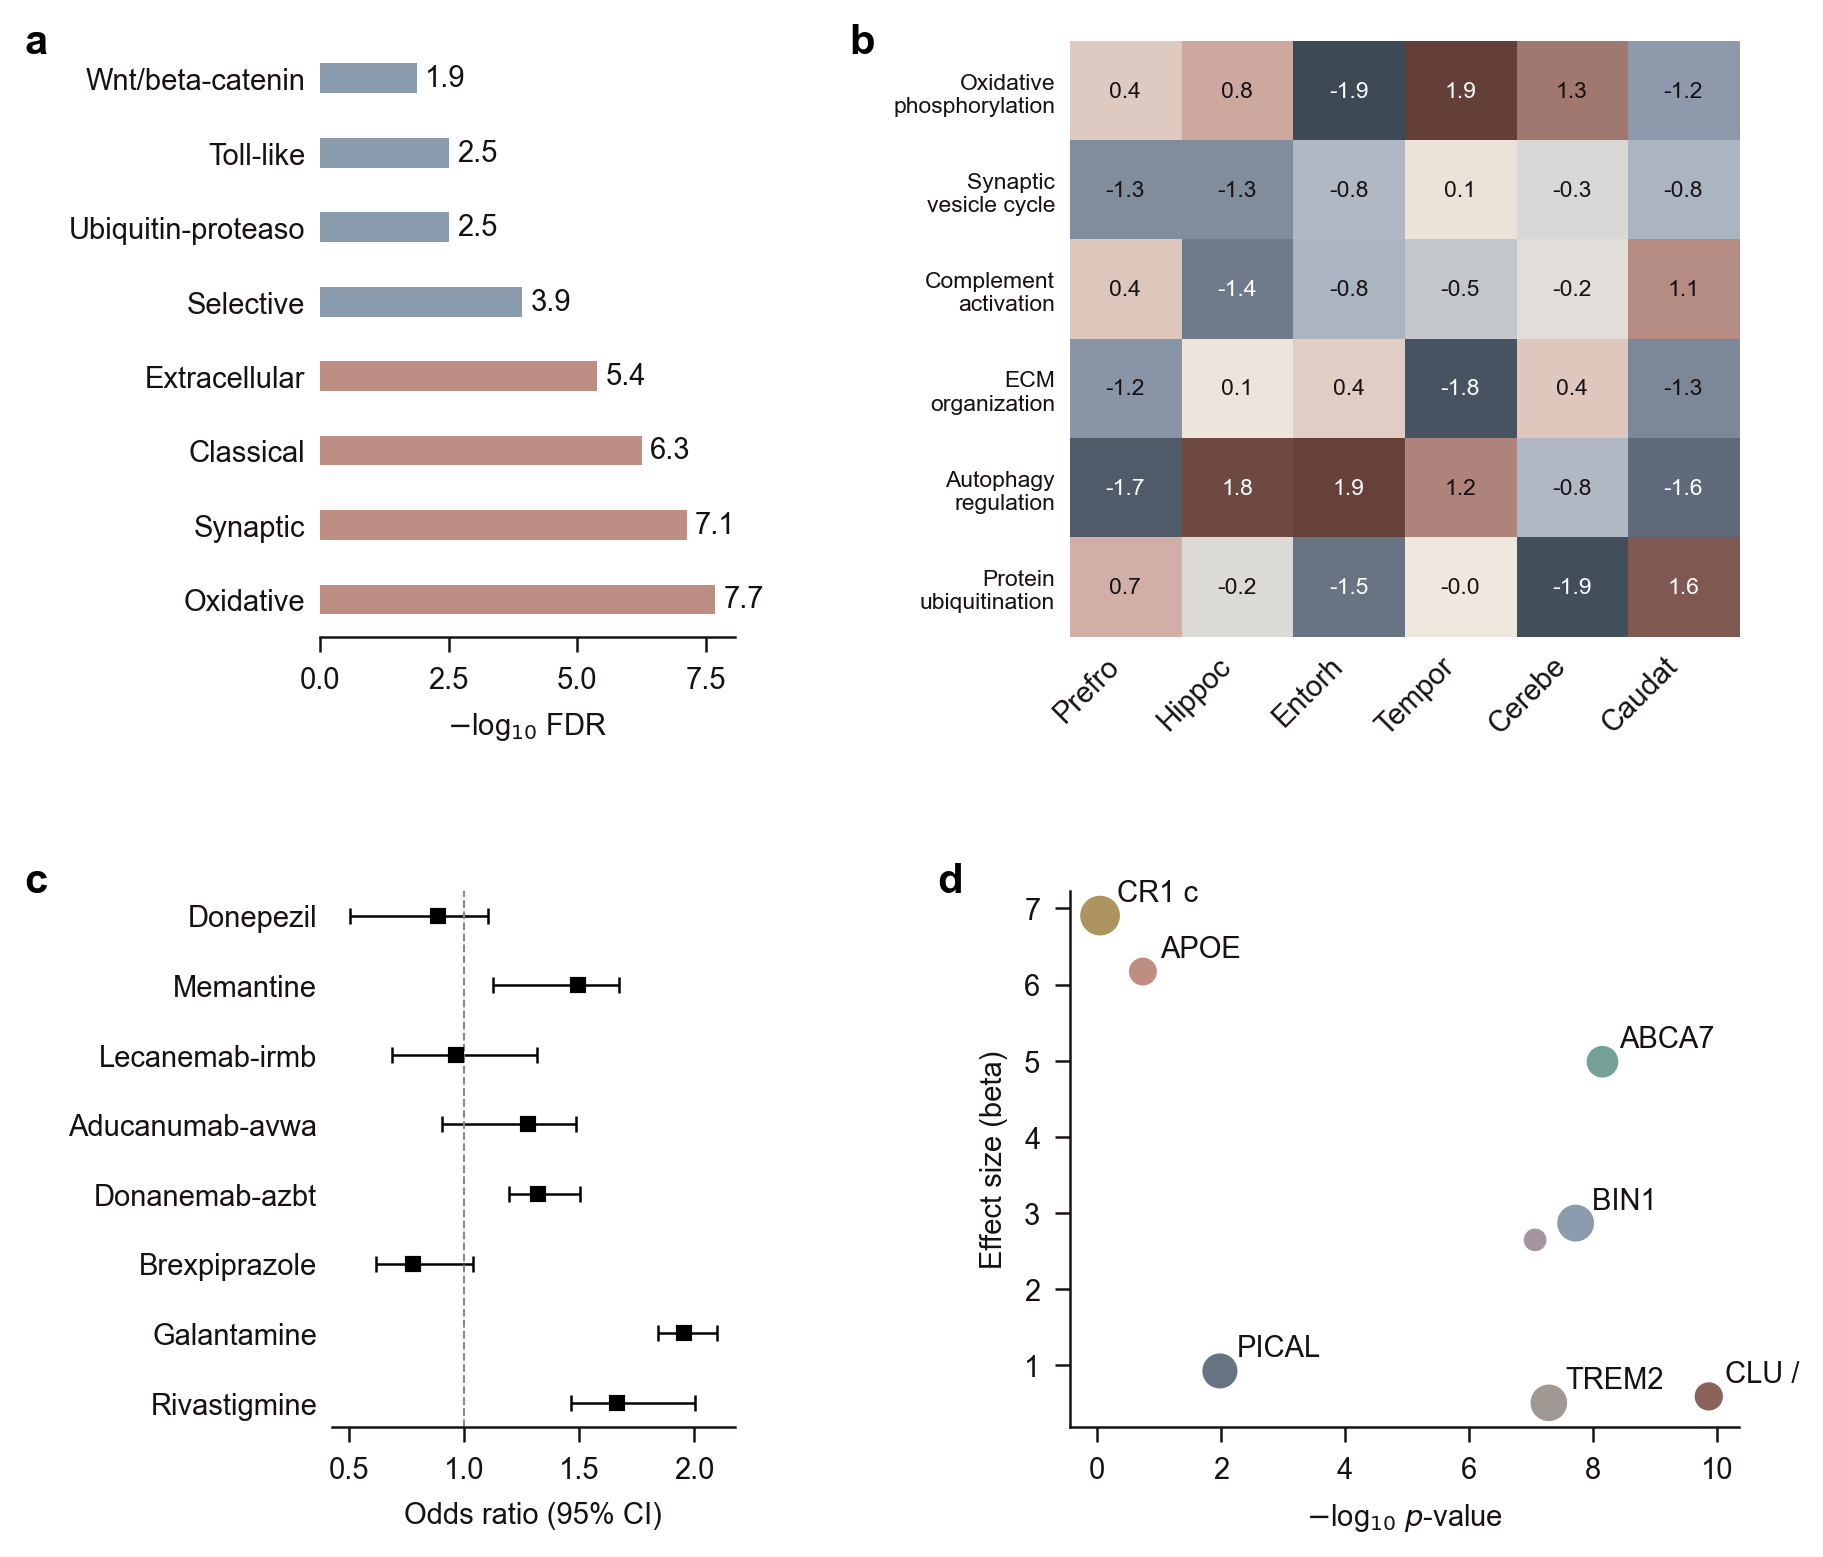

The script that saved this image:
"""
Stress test: 4 panels with long labels — barh, heatmap, forest, scatter.

Tests: long pathway/drug/gene names, multiline heatmap labels, labeled
scatter points, cross-panel label collisions.
"""
import sys, os
import matplotlib
matplotlib.use("Agg")
sys.path.insert(0, os.path.dirname(os.path.abspath(__file__)))

import matplotlib.pyplot as plt
import numpy as np
from matplotlib.colors import Normalize
from nature_figure_utils import (
    retro_style, trim_axes, save_for_review,
    add_panel_labels, detect_overlaps, fix_overlaps,
    contain_panels, align_left_edges,
    RUST, GRAY, BLUE, GOLD, SAGE, PLUM,
    INK, BG, BG_COLORS, ALPHA,
    CMAP_RUST, CMAP_DIVERGE,
)

np.random.seed(42)
FS = 7

colors = retro_style()

# Long biological labels for stress testing (60-80 chars each)
PATHWAYS = [
    "Oxidative phosphorylation and mitochondrial electron transport chain assembly",
    "Synaptic vesicle exocytosis and clathrin-mediated endocytosis cycle regulation",
    "Classical complement activation cascade from C1q binding to MAC formation",
    "Extracellular matrix metalloproteinase-mediated collagen remodeling pathway",
    "Selective macroautophagy and PINK1/Parkin-mediated mitophagy signaling",
    "Ubiquitin-proteasome-mediated targeted protein degradation via K48 chains",
    "Toll-like receptor 4 signaling through MyD88-dependent cytokine production",
    "Wnt/beta-catenin canonical signaling regulating hippocampal neurogenesis",
]

DRUGS = [
    "Donepezil hydrochloride (Aricept) — acetylcholinesterase inhibitor, 10mg daily",
    "Memantine extended-release (Namenda XR) — NMDA receptor antagonist, 28mg",
    "Lecanemab-irmb (Leqembi) — anti-amyloid-beta protofibril antibody, IV biweekly",
    "Aducanumab-avwa (Aduhelm) — amyloid-beta plaque-directed antibody, IV monthly",
    "Donanemab-azbt (Kisunla) — anti-pyroglutamate amyloid-beta antibody, IV monthly",
    "Brexpiprazole (Rexulti) — serotonin-dopamine activity modulator for AD agitation",
    "Galantamine hydrobromide ER (Razadyne ER) — dual cholinesterase/nicotinic modulator",
    "Rivastigmine transdermal (Exelon Patch) — pseudo-irreversible ChE inhibitor",
]

GENES_CHR = [
    "APOE epsilon 4 allele — late-onset Alzheimer risk (chr19q13.32)",
    "CLU / Apolipoprotein J — amyloid-beta clearance (chr8p21.1)",
    "BIN1 / Amphiphysin II — clathrin-mediated endocytosis (chr2q14.3)",
    "PICALM — endocytic adaptor at presynaptic terminals (chr11q14.2)",
    "CR1 complement receptor 1 — innate immune regulation (chr1q32.2)",
    "ABCA7 — lipid transporter for phagocytic clearance (chr19p13.3)",
    "SORL1 — APP trafficking receptor with LDLR repeats (chr11q24.1)",
    "TREM2 — microglial innate immune lipid sensor (chr6p21.1)",
]

# ── Layout: 2 rows × 2 columns ──────────────────────────────────
fig, axd = plt.subplot_mosaic(
    [["a", "b"],
     ["c", "d"]],
    figsize=(7.2, 6),
    gridspec_kw=dict(height_ratios=[1, 0.9]),
)
fig.subplots_adjust(hspace=0.45, wspace=0.5)

# ══ a — barh with long pathway names ════════════════════════════
ax = axd["a"]
vals_a = np.sort(np.random.uniform(1.5, 8, len(PATHWAYS)))[::-1]
yp = np.arange(len(PATHWAYS))
bars = ax.barh(yp, vals_a, height=0.4,
               color=[RUST["300"]]*(len(PATHWAYS)//2) + [BLUE["300"]]*(len(PATHWAYS) - len(PATHWAYS)//2),
               edgecolor="none", alpha=ALPHA["bar"])
ax.set_yticks(yp)
ax.set_yticklabels(PATHWAYS, fontsize=FS)
ax.set_xlabel("$-$log$_{10}$ FDR", fontsize=FS)
ax.set_ylim(-0.5, len(PATHWAYS) - 0.5)
pad = (ax.get_xlim()[1] - ax.get_xlim()[0]) * 0.02
for bar, v in zip(bars, vals_a):
    ax.text(bar.get_width() + pad, bar.get_y() + bar.get_height()/2,
            f"{v:.1f}", va="center", ha="left", fontsize=FS, color=INK)
ax.spines["left"].set_visible(False)
ax.tick_params(axis="y", length=0)

# ══ b — heatmap 6×6 with multiline row/col labels ═══════════════
ax = axd["b"]
hm = np.random.uniform(-2, 2, (6, 6))
row_labels = ["Oxidative\nphosphorylation", "Synaptic\nvesicle cycle",
              "Complement\nactivation", "ECM\norganization",
              "Autophagy\nregulation", "Protein\nubiquitination"]
col_labels = ["Prefrontal\ncortex", "Hippocampus\nCA1", "Entorhinal\ncortex",
              "Temporal\ncortex", "Cerebellum", "Caudate\nnucleus"]
im = ax.imshow(hm, cmap=CMAP_DIVERGE, aspect="auto", vmin=-2, vmax=2)
ax.set_xticks(range(6))
ax.set_xticklabels(col_labels, fontsize=5.5, rotation=45, ha="right")
ax.set_yticks(range(6))
ax.set_yticklabels(row_labels, fontsize=5.5)
for sp in ax.spines.values(): sp.set_visible(False)
ax.tick_params(length=0)
norm = Normalize(-2, 2)
for i in range(6):
    for j in range(6):
        rgba = CMAP_DIVERGE(norm(hm[i,j]))
        br = 0.299*rgba[0] + 0.587*rgba[1] + 0.114*rgba[2]
        ax.text(j, i, f"{hm[i,j]:.1f}", ha="center", va="center",
                fontsize=5.5, color="white" if br < 0.5 else INK)

# ══ c — forest plot with long drug names ═════════════════════════
ax = axd["c"]
eff = np.random.uniform(0.5, 2.0, len(DRUGS))
ci_lo = eff - np.random.uniform(0.1, 0.4, len(DRUGS))
ci_hi = eff + np.random.uniform(0.1, 0.4, len(DRUGS))
yf = np.arange(len(DRUGS))
ax.errorbar(eff, yf, xerr=[eff-ci_lo, ci_hi-eff], fmt="s", color="black",
            markersize=3, capsize=2, elinewidth=0.6, capthick=0.6, clip_on=False)
ax.axvline(1.0, color=GRAY["300"], ls="--", lw=0.5)
ax.set_yticks(yf)
ax.set_yticklabels(DRUGS, fontsize=FS)
ax.set_xlabel("Odds ratio (95% CI)", fontsize=FS)
ax.invert_yaxis()
ax.spines["left"].set_visible(False)
ax.tick_params(axis="y", length=0)

# ══ d — scatter with labeled gene/chromosomal location points ════
ax = axd["d"]
x_scatter = np.random.uniform(0, 10, len(GENES_CHR))
y_scatter = np.random.uniform(0, 8, len(GENES_CHR))
sizes = np.random.uniform(20, 100, len(GENES_CHR))
scatter_colors = [RUST["300"], RUST["400"], BLUE["300"], BLUE["400"],
                  GOLD["300"], SAGE["300"], PLUM["300"], GRAY["300"]]
ax.scatter(x_scatter, y_scatter, s=sizes, c=scatter_colors[:len(GENES_CHR)],
           alpha=ALPHA["bar"], edgecolors="none")
for xi, yi, label in zip(x_scatter, y_scatter, GENES_CHR):
    ax.annotate(label, (xi, yi), fontsize=5.5, color=INK,
                textcoords="offset points", xytext=(4, 2),
                ha="left", va="bottom")
ax.set_xlabel("$-$log$_{10}$ $p$-value", fontsize=FS)
ax.set_ylabel("Effect size (beta)", fontsize=FS)

# ══ Finalize ═════════════════════════════════════════════════════
exclude = {axd[k] for k in ["a", "b", "c", "d"]}
trim_axes(fig, exclude=exclude)
contain_panels(fig, axd)

# ── Detect + Fix ─────────────────────────────────────────────────
fig.canvas.draw()
before = detect_overlaps(fig, axd, padding=2.0)
print(f"\nBEFORE fix: {len(before)} overlaps")
for r in before[:15]:
    print(f"  [{r['severity']:>8}] {r['category']:>15} | {r['scope']:>11} | "
          f"{r['panel_a']}-{r['panel_b']} | {r['elem_a'][:30]} ↔ {r['elem_b'][:30]}")
if len(before) > 15:
    print(f"  ... and {len(before)-15} more")

print(f"\n{'='*60}")
remaining = fix_overlaps(fig, axd, max_iter=3, verbose=True)
align_left_edges(fig, axd)
add_panel_labels(fig, axd)
print(f"{'='*60}")

severe = [r for r in remaining if r["severity"] == "severe"]
moderate = [r for r in remaining if r["severity"] == "moderate"]
minor = [r for r in remaining if r["severity"] == "minor"]
print(f"\nAFTER fix: {len(severe)} severe, {len(moderate)} moderate, {len(minor)} minor")

out = os.path.dirname(os.path.abspath(__file__))
fig.savefig(os.path.join(out, "stress_test_4panel.png"), dpi=300, bbox_inches="tight")
save_for_review(fig, os.path.join(out, "stress_test_4panel_review.png"), dpi=72)
print("Saved stress_test_4panel.png")
